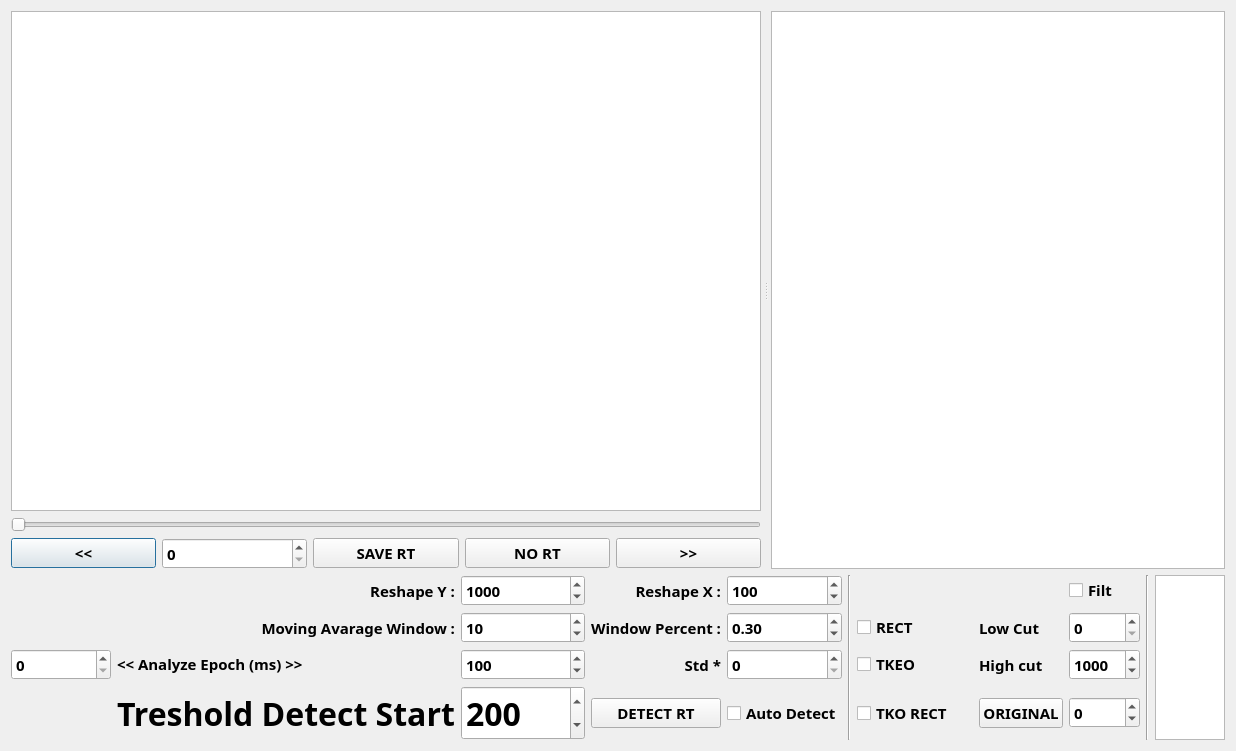
<?xml version="1.0" encoding="UTF-8"?>
<ui version="4.0">
 <class>DialogAnalog</class>
 <widget class="QDialog" name="DialogAnalog">
  <property name="geometry">
   <rect>
    <x>0</x>
    <y>0</y>
    <width>1018</width>
    <height>751</height>
   </rect>
  </property>
  <property name="font">
   <font>
    <family>Gill Sans</family>
    <pointsize>24</pointsize>
    <weight>75</weight>
    <bold>true</bold>
   </font>
  </property>
  <property name="windowTitle">
   <string>Dialog</string>
  </property>
  <layout class="QGridLayout" name="gridLayout" rowstretch="10,0">
   <item row="0" column="0">
    <widget class="QSplitter" name="splitter">
     <property name="font">
      <font>
       <family>Gill Sans</family>
       <pointsize>11</pointsize>
       <weight>75</weight>
       <bold>true</bold>
      </font>
     </property>
     <property name="lineWidth">
      <number>2</number>
     </property>
     <property name="midLineWidth">
      <number>2</number>
     </property>
     <property name="orientation">
      <enum>Qt::Horizontal</enum>
     </property>
     <property name="handleWidth">
      <number>10</number>
     </property>
     <widget class="QWidget" name="layoutWidget">
      <property name="font">
       <font>
        <family>Gill Sans</family>
        <pointsize>11</pointsize>
        <weight>75</weight>
        <bold>true</bold>
       </font>
      </property>
      <layout class="QGridLayout" name="gridLayout_4">
       <item row="1" column="0">
        <widget class="QSlider" name="horizontalSliderRtOnset">
         <property name="font">
          <font>
           <family>Gill Sans</family>
           <pointsize>11</pointsize>
           <weight>75</weight>
           <bold>true</bold>
          </font>
         </property>
         <property name="orientation">
          <enum>Qt::Horizontal</enum>
         </property>
        </widget>
       </item>
       <item row="2" column="0">
        <layout class="QHBoxLayout" name="horizontalLayout">
         <item>
          <widget class="QPushButton" name="pushButtonBackward">
           <property name="font">
            <font>
             <family>Gill Sans</family>
             <pointsize>11</pointsize>
             <weight>75</weight>
             <bold>true</bold>
            </font>
           </property>
           <property name="text">
            <string>&lt;&lt;</string>
           </property>
           <property name="shortcut">
            <string>Left</string>
           </property>
          </widget>
         </item>
         <item>
          <widget class="QSpinBox" name="spinBoxRtOnset">
           <property name="font">
            <font>
             <family>Gill Sans</family>
             <pointsize>11</pointsize>
             <weight>75</weight>
             <bold>true</bold>
            </font>
           </property>
           <property name="minimum">
            <number>0</number>
           </property>
           <property name="maximum">
            <number>100000</number>
           </property>
           <property name="singleStep">
            <number>100</number>
           </property>
           <property name="value">
            <number>0</number>
           </property>
          </widget>
         </item>
         <item>
          <widget class="QPushButton" name="pushButtonSaveRT">
           <property name="font">
            <font>
             <family>Gill Sans</family>
             <pointsize>11</pointsize>
             <weight>75</weight>
             <bold>true</bold>
            </font>
           </property>
           <property name="text">
            <string>SAVE RT</string>
           </property>
           <property name="shortcut">
            <string extracomment="Saved">Return</string>
           </property>
           <property name="flat">
            <bool>false</bool>
           </property>
          </widget>
         </item>
         <item>
          <widget class="QPushButton" name="pushButtonNoRT">
           <property name="font">
            <font>
             <family>Gill Sans</family>
             <pointsize>11</pointsize>
             <weight>75</weight>
             <bold>true</bold>
            </font>
           </property>
           <property name="text">
            <string>NO RT</string>
           </property>
           <property name="shortcut">
            <string>N</string>
           </property>
          </widget>
         </item>
         <item>
          <widget class="QPushButton" name="pushButtonForward">
           <property name="font">
            <font>
             <family>Gill Sans</family>
             <pointsize>11</pointsize>
             <weight>75</weight>
             <bold>true</bold>
            </font>
           </property>
           <property name="text">
            <string>&gt;&gt;</string>
           </property>
           <property name="shortcut">
            <string>Ctrl+S</string>
           </property>
          </widget>
         </item>
        </layout>
       </item>
       <item row="0" column="0">
        <widget class="GraphicsLayoutWidget" name="graphicsView">
         <property name="font">
          <font>
           <family>Gill Sans</family>
           <pointsize>11</pointsize>
           <weight>75</weight>
           <bold>true</bold>
          </font>
         </property>
        </widget>
       </item>
      </layout>
     </widget>
     <widget class="QTableView" name="tableViewRTS_plot_window">
      <property name="maximumSize">
       <size>
        <width>600</width>
        <height>16777215</height>
       </size>
      </property>
      <property name="font">
       <font>
        <family>Gill Sans</family>
        <pointsize>11</pointsize>
        <weight>75</weight>
        <bold>true</bold>
       </font>
      </property>
     </widget>
    </widget>
   </item>
   <item row="1" column="0">
    <layout class="QGridLayout" name="gridLayout_3" columnstretch="1,0,0,0,0,0,0,0,0,0,0,0">
     <item row="3" column="8">
      <widget class="QPushButton" name="pushButtonOrig">
       <property name="font">
        <font>
         <family>Gill Sans</family>
         <pointsize>11</pointsize>
         <weight>75</weight>
         <bold>true</bold>
        </font>
       </property>
       <property name="text">
        <string>ORIGINAL</string>
       </property>
      </widget>
     </item>
     <item row="1" column="8">
      <widget class="QLabel" name="label">
       <property name="font">
        <font>
         <family>Gill Sans</family>
         <pointsize>11</pointsize>
         <weight>75</weight>
         <bold>true</bold>
        </font>
       </property>
       <property name="text">
        <string>Low Cut</string>
       </property>
      </widget>
     </item>
     <item row="1" column="9">
      <widget class="QSpinBox" name="spinBoxFiltLc">
       <property name="font">
        <font>
         <family>Gill Sans</family>
         <pointsize>11</pointsize>
         <weight>75</weight>
         <bold>true</bold>
        </font>
       </property>
       <property name="minimum">
        <number>0</number>
       </property>
       <property name="maximum">
        <number>50000</number>
       </property>
      </widget>
     </item>
     <item row="0" column="5" rowspan="4">
      <widget class="Line" name="line_2">
       <property name="orientation">
        <enum>Qt::Vertical</enum>
       </property>
      </widget>
     </item>
     <item row="3" column="9">
      <widget class="QSpinBox" name="spinBoxSyncAnalogEDF">
       <property name="font">
        <font>
         <family>Gill Sans</family>
         <pointsize>11</pointsize>
         <weight>75</weight>
         <bold>true</bold>
        </font>
       </property>
       <property name="minimum">
        <number>-3</number>
       </property>
       <property name="maximum">
        <number>3</number>
       </property>
      </widget>
     </item>
     <item row="1" column="3">
      <widget class="QLabel" name="label_8">
       <property name="font">
        <font>
         <family>Gill Sans</family>
         <pointsize>11</pointsize>
         <weight>75</weight>
         <bold>true</bold>
        </font>
       </property>
       <property name="layoutDirection">
        <enum>Qt::LeftToRight</enum>
       </property>
       <property name="text">
        <string>Window Percent :</string>
       </property>
       <property name="alignment">
        <set>Qt::AlignRight|Qt::AlignTrailing|Qt::AlignVCenter</set>
       </property>
      </widget>
     </item>
     <item row="0" column="9">
      <widget class="QCheckBox" name="checkBoxFilt">
       <property name="font">
        <font>
         <family>Gill Sans</family>
         <pointsize>11</pointsize>
         <weight>75</weight>
         <bold>true</bold>
        </font>
       </property>
       <property name="text">
        <string>Filt</string>
       </property>
      </widget>
     </item>
     <item row="2" column="6">
      <widget class="QCheckBox" name="checkBoxTKEO">
       <property name="font">
        <font>
         <family>Gill Sans</family>
         <pointsize>11</pointsize>
         <weight>75</weight>
         <bold>true</bold>
        </font>
       </property>
       <property name="text">
        <string>TKEO</string>
       </property>
      </widget>
     </item>
     <item row="0" column="2">
      <widget class="QSpinBox" name="spinBoxReshapeY">
       <property name="minimumSize">
        <size>
         <width>100</width>
         <height>0</height>
        </size>
       </property>
       <property name="font">
        <font>
         <family>Gill Sans</family>
         <pointsize>11</pointsize>
         <weight>75</weight>
         <bold>true</bold>
        </font>
       </property>
       <property name="maximum">
        <number>10000</number>
       </property>
       <property name="value">
        <number>1000</number>
       </property>
      </widget>
     </item>
     <item row="1" column="4">
      <widget class="QDoubleSpinBox" name="doubleSpinBoxWindPrct">
       <property name="font">
        <font>
         <family>Gill Sans</family>
         <pointsize>11</pointsize>
         <weight>75</weight>
         <bold>true</bold>
        </font>
       </property>
       <property name="maximum">
        <double>1.000000000000000</double>
       </property>
       <property name="singleStep">
        <double>0.010000000000000</double>
       </property>
       <property name="value">
        <double>0.300000000000000</double>
       </property>
      </widget>
     </item>
     <item row="2" column="1">
      <widget class="QLabel" name="label_4">
       <property name="font">
        <font>
         <family>Gill Sans</family>
         <pointsize>11</pointsize>
         <weight>75</weight>
         <bold>true</bold>
        </font>
       </property>
       <property name="text">
        <string>&lt;&lt; Analyze Epoch (ms) &gt;&gt;</string>
       </property>
      </widget>
     </item>
     <item row="3" column="6">
      <widget class="QCheckBox" name="checkBoxTKEORect">
       <property name="font">
        <font>
         <family>Gill Sans</family>
         <pointsize>11</pointsize>
         <weight>75</weight>
         <bold>true</bold>
        </font>
       </property>
       <property name="text">
        <string>TKO RECT</string>
       </property>
      </widget>
     </item>
     <item row="0" column="0" colspan="2">
      <widget class="QLabel" name="label_5">
       <property name="font">
        <font>
         <family>Gill Sans</family>
         <pointsize>11</pointsize>
         <weight>75</weight>
         <bold>true</bold>
        </font>
       </property>
       <property name="layoutDirection">
        <enum>Qt::LeftToRight</enum>
       </property>
       <property name="text">
        <string>Reshape Y :</string>
       </property>
       <property name="alignment">
        <set>Qt::AlignRight|Qt::AlignTrailing|Qt::AlignVCenter</set>
       </property>
      </widget>
     </item>
     <item row="2" column="2">
      <widget class="QSpinBox" name="spinBoxAnzRtEnd">
       <property name="minimumSize">
        <size>
         <width>100</width>
         <height>0</height>
        </size>
       </property>
       <property name="maximumSize">
        <size>
         <width>500</width>
         <height>16777215</height>
        </size>
       </property>
       <property name="font">
        <font>
         <family>Gill Sans</family>
         <pointsize>11</pointsize>
         <weight>75</weight>
         <bold>true</bold>
        </font>
       </property>
       <property name="maximum">
        <number>300</number>
       </property>
       <property name="value">
        <number>100</number>
       </property>
      </widget>
     </item>
     <item row="2" column="3">
      <widget class="QLabel" name="labelStd">
       <property name="font">
        <font>
         <family>Gill Sans</family>
         <pointsize>11</pointsize>
         <weight>75</weight>
         <bold>true</bold>
        </font>
       </property>
       <property name="layoutDirection">
        <enum>Qt::LeftToRight</enum>
       </property>
       <property name="text">
        <string>Std *</string>
       </property>
       <property name="alignment">
        <set>Qt::AlignRight|Qt::AlignTrailing|Qt::AlignVCenter</set>
       </property>
      </widget>
     </item>
     <item row="0" column="10" rowspan="4">
      <widget class="Line" name="line">
       <property name="orientation">
        <enum>Qt::Vertical</enum>
       </property>
      </widget>
     </item>
     <item row="0" column="7" rowspan="4">
      <spacer name="verticalSpacer_2">
       <property name="orientation">
        <enum>Qt::Vertical</enum>
       </property>
       <property name="sizeHint" stdset="0">
        <size>
         <width>20</width>
         <height>40</height>
        </size>
       </property>
      </spacer>
     </item>
     <item row="2" column="8">
      <widget class="QLabel" name="label_2">
       <property name="font">
        <font>
         <family>Gill Sans</family>
         <pointsize>11</pointsize>
         <weight>75</weight>
         <bold>true</bold>
        </font>
       </property>
       <property name="text">
        <string>High cut</string>
       </property>
      </widget>
     </item>
     <item row="3" column="1">
      <widget class="QLabel" name="label_3">
       <property name="text">
        <string>Treshold Detect Start</string>
       </property>
      </widget>
     </item>
     <item row="1" column="0" colspan="2">
      <widget class="QLabel" name="label_7">
       <property name="font">
        <font>
         <family>Gill Sans</family>
         <pointsize>11</pointsize>
         <weight>75</weight>
         <bold>true</bold>
        </font>
       </property>
       <property name="layoutDirection">
        <enum>Qt::LeftToRight</enum>
       </property>
       <property name="text">
        <string>Moving Avarage Window :</string>
       </property>
       <property name="alignment">
        <set>Qt::AlignRight|Qt::AlignTrailing|Qt::AlignVCenter</set>
       </property>
      </widget>
     </item>
     <item row="3" column="4">
      <widget class="QCheckBox" name="checkBoxAutoDetect">
       <property name="font">
        <font>
         <family>Gill Sans</family>
         <pointsize>11</pointsize>
         <weight>75</weight>
         <bold>true</bold>
        </font>
       </property>
       <property name="text">
        <string>Auto Detect</string>
       </property>
      </widget>
     </item>
     <item row="2" column="9">
      <widget class="QSpinBox" name="spinBoxFiltHc">
       <property name="font">
        <font>
         <family>Gill Sans</family>
         <pointsize>11</pointsize>
         <weight>75</weight>
         <bold>true</bold>
        </font>
       </property>
       <property name="minimum">
        <number>100</number>
       </property>
       <property name="maximum">
        <number>50000</number>
       </property>
       <property name="singleStep">
        <number>10</number>
       </property>
       <property name="value">
        <number>1000</number>
       </property>
      </widget>
     </item>
     <item row="3" column="2">
      <widget class="QSpinBox" name="spinBoxTrsDctStart">
       <property name="maximum">
        <number>10000</number>
       </property>
       <property name="value">
        <number>200</number>
       </property>
      </widget>
     </item>
     <item row="0" column="11" rowspan="4">
      <widget class="QTextEdit" name="plainTextEditNote">
       <property name="font">
        <font>
         <family>Gill Sans</family>
         <pointsize>11</pointsize>
         <weight>75</weight>
         <bold>true</bold>
        </font>
       </property>
      </widget>
     </item>
     <item row="3" column="3">
      <widget class="QPushButton" name="pushButtonDetectRT">
       <property name="minimumSize">
        <size>
         <width>100</width>
         <height>0</height>
        </size>
       </property>
       <property name="maximumSize">
        <size>
         <width>500</width>
         <height>16777215</height>
        </size>
       </property>
       <property name="font">
        <font>
         <family>Gill Sans</family>
         <pointsize>11</pointsize>
         <weight>75</weight>
         <bold>true</bold>
        </font>
       </property>
       <property name="text">
        <string>DETECT RT</string>
       </property>
      </widget>
     </item>
     <item row="2" column="4">
      <widget class="QSpinBox" name="spinBoxTimesStd">
       <property name="font">
        <font>
         <family>Gill Sans</family>
         <pointsize>11</pointsize>
         <weight>75</weight>
         <bold>true</bold>
        </font>
       </property>
      </widget>
     </item>
     <item row="0" column="3">
      <widget class="QLabel" name="label_6">
       <property name="font">
        <font>
         <family>Gill Sans</family>
         <pointsize>11</pointsize>
         <weight>75</weight>
         <bold>true</bold>
        </font>
       </property>
       <property name="layoutDirection">
        <enum>Qt::LeftToRight</enum>
       </property>
       <property name="text">
        <string>Reshape X :</string>
       </property>
       <property name="alignment">
        <set>Qt::AlignRight|Qt::AlignTrailing|Qt::AlignVCenter</set>
       </property>
      </widget>
     </item>
     <item row="1" column="2">
      <widget class="QSpinBox" name="spinBoxMwAvgWind">
       <property name="minimumSize">
        <size>
         <width>100</width>
         <height>0</height>
        </size>
       </property>
       <property name="font">
        <font>
         <family>Gill Sans</family>
         <pointsize>11</pointsize>
         <weight>75</weight>
         <bold>true</bold>
        </font>
       </property>
       <property name="value">
        <number>10</number>
       </property>
      </widget>
     </item>
     <item row="2" column="0">
      <widget class="QSpinBox" name="spinBoxAnzRTStart">
       <property name="minimumSize">
        <size>
         <width>100</width>
         <height>0</height>
        </size>
       </property>
       <property name="maximumSize">
        <size>
         <width>500</width>
         <height>16777215</height>
        </size>
       </property>
       <property name="font">
        <font>
         <family>Gill Sans</family>
         <pointsize>11</pointsize>
         <weight>75</weight>
         <bold>true</bold>
        </font>
       </property>
      </widget>
     </item>
     <item row="1" column="6">
      <widget class="QCheckBox" name="checkBoxRect">
       <property name="font">
        <font>
         <family>Gill Sans</family>
         <pointsize>11</pointsize>
         <weight>75</weight>
         <bold>true</bold>
        </font>
       </property>
       <property name="text">
        <string>RECT</string>
       </property>
      </widget>
     </item>
     <item row="0" column="4">
      <widget class="QSpinBox" name="spinBoxReshapeX">
       <property name="font">
        <font>
         <family>Gill Sans</family>
         <pointsize>11</pointsize>
         <weight>75</weight>
         <bold>true</bold>
        </font>
       </property>
       <property name="maximum">
        <number>10000</number>
       </property>
       <property name="value">
        <number>100</number>
       </property>
       <property name="displayIntegerBase">
        <number>10</number>
       </property>
      </widget>
     </item>
    </layout>
   </item>
  </layout>
 </widget>
 <customwidgets>
  <customwidget>
   <class>GraphicsLayoutWidget</class>
   <extends>QGraphicsView</extends>
   <header>pyqtgraph</header>
  </customwidget>
 </customwidgets>
 <resources/>
 <connections>
  <connection>
   <sender>horizontalSliderRtOnset</sender>
   <signal>sliderMoved(int)</signal>
   <receiver>spinBoxRtOnset</receiver>
   <slot>setValue(int)</slot>
   <hints>
    <hint type="sourcelabel">
     <x>341</x>
     <y>688</y>
    </hint>
    <hint type="destinationlabel">
     <x>266</x>
     <y>725</y>
    </hint>
   </hints>
  </connection>
  <connection>
   <sender>spinBoxRtOnset</sender>
   <signal>valueChanged(int)</signal>
   <receiver>horizontalSliderRtOnset</receiver>
   <slot>setValue(int)</slot>
   <hints>
    <hint type="sourcelabel">
     <x>266</x>
     <y>725</y>
    </hint>
    <hint type="destinationlabel">
     <x>431</x>
     <y>688</y>
    </hint>
   </hints>
  </connection>
 </connections>
</ui>
